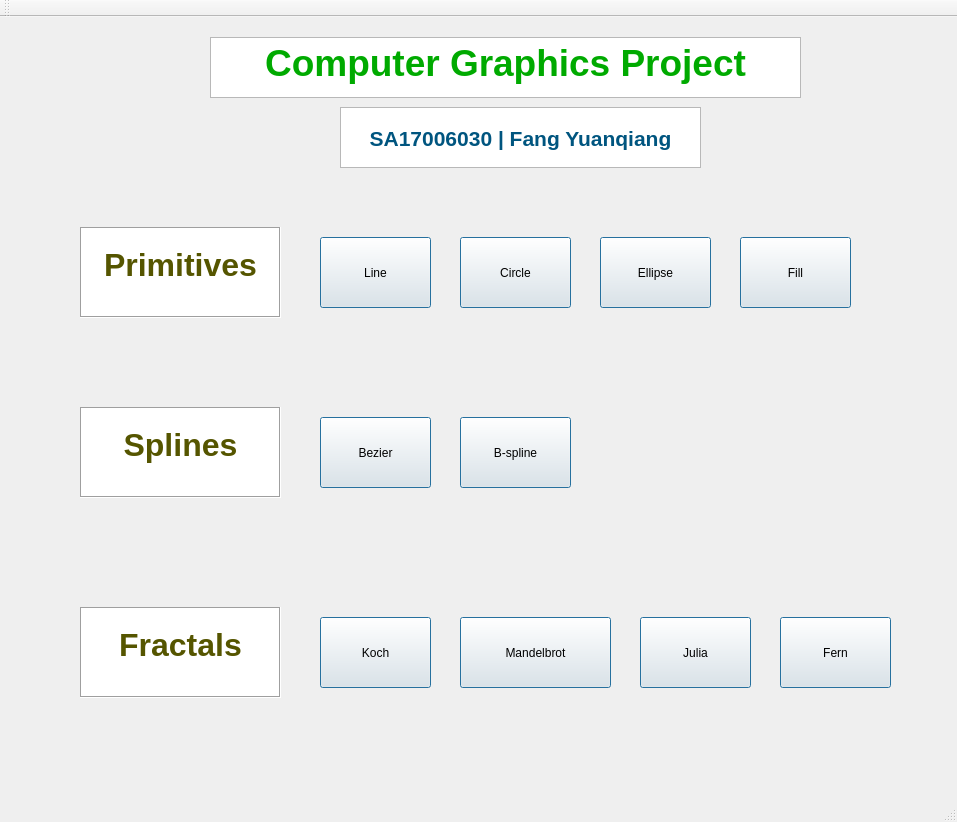
<?xml version="1.0" encoding="UTF-8"?>
<ui version="4.0">
 <class>MainWindowClass</class>
 <widget class="QMainWindow" name="MainWindowClass">
  <property name="geometry">
   <rect>
    <x>0</x>
    <y>0</y>
    <width>957</width>
    <height>822</height>
   </rect>
  </property>
  <property name="windowTitle">
   <string>MainWindow</string>
  </property>
  <widget class="QWidget" name="centralWidget">
   <widget class="QPushButton" name="Line">
    <property name="geometry">
     <rect>
      <x>320</x>
      <y>220</y>
      <width>111</width>
      <height>71</height>
     </rect>
    </property>
    <property name="text">
     <string>Line</string>
    </property>
    <property name="autoDefault">
     <bool>false</bool>
    </property>
    <property name="default">
     <bool>true</bool>
    </property>
    <property name="flat">
     <bool>false</bool>
    </property>
   </widget>
   <widget class="QPushButton" name="Fern">
    <property name="geometry">
     <rect>
      <x>780</x>
      <y>600</y>
      <width>111</width>
      <height>71</height>
     </rect>
    </property>
    <property name="text">
     <string>Fern</string>
    </property>
    <property name="autoDefault">
     <bool>false</bool>
    </property>
    <property name="default">
     <bool>true</bool>
    </property>
    <property name="flat">
     <bool>false</bool>
    </property>
   </widget>
   <widget class="QPushButton" name="Fill">
    <property name="geometry">
     <rect>
      <x>740</x>
      <y>220</y>
      <width>111</width>
      <height>71</height>
     </rect>
    </property>
    <property name="text">
     <string>Fill</string>
    </property>
    <property name="autoDefault">
     <bool>false</bool>
    </property>
    <property name="default">
     <bool>true</bool>
    </property>
    <property name="flat">
     <bool>false</bool>
    </property>
   </widget>
   <widget class="QTextBrowser" name="textBrowser_4">
    <property name="geometry">
     <rect>
      <x>80</x>
      <y>390</y>
      <width>201</width>
      <height>91</height>
     </rect>
    </property>
    <property name="cursor" stdset="0">
     <cursorShape>ArrowCursor</cursorShape>
    </property>
    <property name="frameShape">
     <enum>QFrame::Box</enum>
    </property>
    <property name="html">
     <string>&lt;!DOCTYPE HTML PUBLIC &quot;-//W3C//DTD HTML 4.0//EN&quot; &quot;http://www.w3.org/TR/REC-html40/strict.dtd&quot;&gt;
&lt;html&gt;&lt;head&gt;&lt;meta name=&quot;qrichtext&quot; content=&quot;1&quot; /&gt;&lt;style type=&quot;text/css&quot;&gt;
p, li { white-space: pre-wrap; }
&lt;/style&gt;&lt;/head&gt;&lt;body style=&quot; font-family:'SimSun'; font-size:9pt; font-weight:400; font-style:normal;&quot;&gt;
&lt;p align=&quot;center&quot; style=&quot;-qt-paragraph-type:empty; margin-top:0px; margin-bottom:0px; margin-left:0px; margin-right:0px; -qt-block-indent:0; text-indent:0px;&quot;&gt;&lt;br /&gt;&lt;/p&gt;
&lt;p align=&quot;center&quot; style=&quot; margin-top:0px; margin-bottom:0px; margin-left:0px; margin-right:0px; -qt-block-indent:0; text-indent:0px;&quot;&gt;&lt;span style=&quot; font-size:24pt; font-weight:600; color:#555500;&quot;&gt;Splines&lt;/span&gt;&lt;/p&gt;&lt;/body&gt;&lt;/html&gt;</string>
    </property>
   </widget>
   <widget class="QPushButton" name="Julia">
    <property name="geometry">
     <rect>
      <x>640</x>
      <y>600</y>
      <width>111</width>
      <height>71</height>
     </rect>
    </property>
    <property name="text">
     <string>Julia</string>
    </property>
    <property name="autoDefault">
     <bool>false</bool>
    </property>
    <property name="default">
     <bool>true</bool>
    </property>
    <property name="flat">
     <bool>false</bool>
    </property>
   </widget>
   <widget class="QPushButton" name="Circle">
    <property name="geometry">
     <rect>
      <x>460</x>
      <y>220</y>
      <width>111</width>
      <height>71</height>
     </rect>
    </property>
    <property name="text">
     <string>Circle</string>
    </property>
    <property name="autoDefault">
     <bool>false</bool>
    </property>
    <property name="default">
     <bool>true</bool>
    </property>
    <property name="flat">
     <bool>false</bool>
    </property>
   </widget>
   <widget class="QPushButton" name="Bezier">
    <property name="geometry">
     <rect>
      <x>320</x>
      <y>400</y>
      <width>111</width>
      <height>71</height>
     </rect>
    </property>
    <property name="text">
     <string>Bezier</string>
    </property>
    <property name="autoDefault">
     <bool>false</bool>
    </property>
    <property name="default">
     <bool>true</bool>
    </property>
    <property name="flat">
     <bool>false</bool>
    </property>
   </widget>
   <widget class="QTextBrowser" name="textBrowser_2">
    <property name="geometry">
     <rect>
      <x>340</x>
      <y>90</y>
      <width>361</width>
      <height>61</height>
     </rect>
    </property>
    <property name="html">
     <string>&lt;!DOCTYPE HTML PUBLIC &quot;-//W3C//DTD HTML 4.0//EN&quot; &quot;http://www.w3.org/TR/REC-html40/strict.dtd&quot;&gt;
&lt;html&gt;&lt;head&gt;&lt;meta name=&quot;qrichtext&quot; content=&quot;1&quot; /&gt;&lt;style type=&quot;text/css&quot;&gt;
p, li { white-space: pre-wrap; }
&lt;/style&gt;&lt;/head&gt;&lt;body style=&quot; font-family:'SimSun'; font-size:9pt; font-weight:400; font-style:normal;&quot;&gt;
&lt;p align=&quot;center&quot; style=&quot;-qt-paragraph-type:empty; margin-top:0px; margin-bottom:0px; margin-left:0px; margin-right:0px; -qt-block-indent:0; text-indent:0px;&quot;&gt;&lt;br /&gt;&lt;/p&gt;
&lt;p align=&quot;center&quot; style=&quot; margin-top:0px; margin-bottom:0px; margin-left:0px; margin-right:0px; -qt-block-indent:0; text-indent:0px;&quot;&gt;&lt;span style=&quot; font-size:16pt; font-weight:600; color:#00557f;&quot;&gt;SA17006030 | Fang Yuanqiang&lt;/span&gt;&lt;/p&gt;&lt;/body&gt;&lt;/html&gt;</string>
    </property>
   </widget>
   <widget class="QPushButton" name="Bspline">
    <property name="geometry">
     <rect>
      <x>460</x>
      <y>400</y>
      <width>111</width>
      <height>71</height>
     </rect>
    </property>
    <property name="text">
     <string>B-spline</string>
    </property>
    <property name="autoDefault">
     <bool>false</bool>
    </property>
    <property name="default">
     <bool>true</bool>
    </property>
    <property name="flat">
     <bool>false</bool>
    </property>
   </widget>
   <widget class="QTextBrowser" name="textBrowser_5">
    <property name="geometry">
     <rect>
      <x>80</x>
      <y>590</y>
      <width>201</width>
      <height>91</height>
     </rect>
    </property>
    <property name="cursor" stdset="0">
     <cursorShape>ArrowCursor</cursorShape>
    </property>
    <property name="frameShape">
     <enum>QFrame::Box</enum>
    </property>
    <property name="html">
     <string>&lt;!DOCTYPE HTML PUBLIC &quot;-//W3C//DTD HTML 4.0//EN&quot; &quot;http://www.w3.org/TR/REC-html40/strict.dtd&quot;&gt;
&lt;html&gt;&lt;head&gt;&lt;meta name=&quot;qrichtext&quot; content=&quot;1&quot; /&gt;&lt;style type=&quot;text/css&quot;&gt;
p, li { white-space: pre-wrap; }
&lt;/style&gt;&lt;/head&gt;&lt;body style=&quot; font-family:'SimSun'; font-size:9pt; font-weight:400; font-style:normal;&quot;&gt;
&lt;p align=&quot;center&quot; style=&quot;-qt-paragraph-type:empty; margin-top:0px; margin-bottom:0px; margin-left:0px; margin-right:0px; -qt-block-indent:0; text-indent:0px;&quot;&gt;&lt;br /&gt;&lt;/p&gt;
&lt;p align=&quot;center&quot; style=&quot; margin-top:0px; margin-bottom:0px; margin-left:0px; margin-right:0px; -qt-block-indent:0; text-indent:0px;&quot;&gt;&lt;span style=&quot; font-size:24pt; font-weight:600; color:#555500;&quot;&gt;Fractals&lt;/span&gt;&lt;/p&gt;&lt;/body&gt;&lt;/html&gt;</string>
    </property>
   </widget>
   <widget class="QTextBrowser" name="textBrowser_3">
    <property name="geometry">
     <rect>
      <x>80</x>
      <y>210</y>
      <width>201</width>
      <height>91</height>
     </rect>
    </property>
    <property name="cursor" stdset="0">
     <cursorShape>ArrowCursor</cursorShape>
    </property>
    <property name="frameShape">
     <enum>QFrame::Box</enum>
    </property>
    <property name="html">
     <string>&lt;!DOCTYPE HTML PUBLIC &quot;-//W3C//DTD HTML 4.0//EN&quot; &quot;http://www.w3.org/TR/REC-html40/strict.dtd&quot;&gt;
&lt;html&gt;&lt;head&gt;&lt;meta name=&quot;qrichtext&quot; content=&quot;1&quot; /&gt;&lt;style type=&quot;text/css&quot;&gt;
p, li { white-space: pre-wrap; }
&lt;/style&gt;&lt;/head&gt;&lt;body style=&quot; font-family:'SimSun'; font-size:9pt; font-weight:400; font-style:normal;&quot;&gt;
&lt;p align=&quot;center&quot; style=&quot;-qt-paragraph-type:empty; margin-top:0px; margin-bottom:0px; margin-left:0px; margin-right:0px; -qt-block-indent:0; text-indent:0px;&quot;&gt;&lt;br /&gt;&lt;/p&gt;
&lt;p align=&quot;center&quot; style=&quot; margin-top:0px; margin-bottom:0px; margin-left:0px; margin-right:0px; -qt-block-indent:0; text-indent:0px;&quot;&gt;&lt;span style=&quot; font-size:24pt; font-weight:600; color:#555500;&quot;&gt;Primitives&lt;/span&gt;&lt;/p&gt;&lt;/body&gt;&lt;/html&gt;</string>
    </property>
   </widget>
   <widget class="QTextBrowser" name="textBrowser">
    <property name="geometry">
     <rect>
      <x>210</x>
      <y>20</y>
      <width>591</width>
      <height>61</height>
     </rect>
    </property>
    <property name="frameShadow">
     <enum>QFrame::Raised</enum>
    </property>
    <property name="html">
     <string>&lt;!DOCTYPE HTML PUBLIC &quot;-//W3C//DTD HTML 4.0//EN&quot; &quot;http://www.w3.org/TR/REC-html40/strict.dtd&quot;&gt;
&lt;html&gt;&lt;head&gt;&lt;meta name=&quot;qrichtext&quot; content=&quot;1&quot; /&gt;&lt;style type=&quot;text/css&quot;&gt;
p, li { white-space: pre-wrap; }
&lt;/style&gt;&lt;/head&gt;&lt;body style=&quot; font-family:'SimSun'; font-size:9pt; font-weight:400; font-style:normal;&quot;&gt;
&lt;p align=&quot;center&quot; style=&quot; margin-top:0px; margin-bottom:0px; margin-left:0px; margin-right:0px; -qt-block-indent:0; text-indent:0px;&quot;&gt;&lt;span style=&quot; font-size:28pt; font-weight:600; color:#00aa00;&quot;&gt;Computer Graphics Project&lt;/span&gt;&lt;/p&gt;&lt;/body&gt;&lt;/html&gt;</string>
    </property>
   </widget>
   <widget class="QPushButton" name="Ellipse">
    <property name="geometry">
     <rect>
      <x>600</x>
      <y>220</y>
      <width>111</width>
      <height>71</height>
     </rect>
    </property>
    <property name="text">
     <string>Ellipse</string>
    </property>
    <property name="autoDefault">
     <bool>false</bool>
    </property>
    <property name="default">
     <bool>true</bool>
    </property>
    <property name="flat">
     <bool>false</bool>
    </property>
   </widget>
   <widget class="QPushButton" name="Koch">
    <property name="geometry">
     <rect>
      <x>320</x>
      <y>600</y>
      <width>111</width>
      <height>71</height>
     </rect>
    </property>
    <property name="text">
     <string>Koch</string>
    </property>
    <property name="autoDefault">
     <bool>false</bool>
    </property>
    <property name="default">
     <bool>true</bool>
    </property>
    <property name="flat">
     <bool>false</bool>
    </property>
   </widget>
   <widget class="QPushButton" name="Mandelbrot">
    <property name="geometry">
     <rect>
      <x>460</x>
      <y>600</y>
      <width>151</width>
      <height>71</height>
     </rect>
    </property>
    <property name="text">
     <string>Mandelbrot</string>
    </property>
    <property name="autoDefault">
     <bool>false</bool>
    </property>
    <property name="default">
     <bool>true</bool>
    </property>
    <property name="flat">
     <bool>false</bool>
    </property>
   </widget>
  </widget>
  <widget class="QMenuBar" name="menuBar">
   <property name="geometry">
    <rect>
     <x>0</x>
     <y>0</y>
     <width>957</width>
     <height>23</height>
    </rect>
   </property>
  </widget>
  <widget class="QToolBar" name="mainToolBar">
   <attribute name="toolBarArea">
    <enum>TopToolBarArea</enum>
   </attribute>
   <attribute name="toolBarBreak">
    <bool>false</bool>
   </attribute>
  </widget>
  <widget class="QStatusBar" name="statusBar"/>
 </widget>
 <layoutdefault spacing="6" margin="11"/>
 <resources>
  <include location="MainWindow.qrc"/>
 </resources>
 <connections>
  <connection>
   <sender>Line</sender>
   <signal>clicked()</signal>
   <receiver>MainWindowClass</receiver>
   <slot>Line_click()</slot>
   <hints>
    <hint type="sourcelabel">
     <x>320</x>
     <y>325</y>
    </hint>
    <hint type="destinationlabel">
     <x>220</x>
     <y>300</y>
    </hint>
   </hints>
  </connection>
  <connection>
   <sender>Circle</sender>
   <signal>clicked()</signal>
   <receiver>MainWindowClass</receiver>
   <slot>Circle_click()</slot>
   <hints>
    <hint type="sourcelabel">
     <x>460</x>
     <y>325</y>
    </hint>
    <hint type="destinationlabel">
     <x>212</x>
     <y>383</y>
    </hint>
   </hints>
  </connection>
  <connection>
   <sender>Ellipse</sender>
   <signal>clicked()</signal>
   <receiver>MainWindowClass</receiver>
   <slot>Ellipse_click()</slot>
   <hints>
    <hint type="sourcelabel">
     <x>600</x>
     <y>325</y>
    </hint>
    <hint type="destinationlabel">
     <x>201</x>
     <y>467</y>
    </hint>
   </hints>
  </connection>
  <connection>
   <sender>Fill</sender>
   <signal>clicked()</signal>
   <receiver>MainWindowClass</receiver>
   <slot>Fill_click()</slot>
   <hints>
    <hint type="sourcelabel">
     <x>740</x>
     <y>325</y>
    </hint>
    <hint type="destinationlabel">
     <x>136</x>
     <y>568</y>
    </hint>
   </hints>
  </connection>
  <connection>
   <sender>Bezier</sender>
   <signal>clicked()</signal>
   <receiver>MainWindowClass</receiver>
   <slot>Bezier_click()</slot>
   <hints>
    <hint type="sourcelabel">
     <x>371</x>
     <y>435</y>
    </hint>
    <hint type="destinationlabel">
     <x>413</x>
     <y>269</y>
    </hint>
   </hints>
  </connection>
  <connection>
   <sender>Bspline</sender>
   <signal>clicked()</signal>
   <receiver>MainWindowClass</receiver>
   <slot>Bspline_click()</slot>
   <hints>
    <hint type="sourcelabel">
     <x>460</x>
     <y>439</y>
    </hint>
    <hint type="destinationlabel">
     <x>337</x>
     <y>408</y>
    </hint>
   </hints>
  </connection>
  <connection>
   <sender>Bspline</sender>
   <signal>clicked()</signal>
   <receiver>MainWindowClass</receiver>
   <slot>Bspline_click()</slot>
   <hints>
    <hint type="sourcelabel">
     <x>522</x>
     <y>435</y>
    </hint>
    <hint type="destinationlabel">
     <x>610</x>
     <y>270</y>
    </hint>
   </hints>
  </connection>
  <connection>
   <sender>Mandelbrot</sender>
   <signal>clicked()</signal>
   <receiver>MainWindowClass</receiver>
   <slot>Mandelbrot_click()</slot>
   <hints>
    <hint type="sourcelabel">
     <x>557</x>
     <y>635</y>
    </hint>
    <hint type="destinationlabel">
     <x>624</x>
     <y>357</y>
    </hint>
   </hints>
  </connection>
  <connection>
   <sender>Julia</sender>
   <signal>clicked()</signal>
   <receiver>MainWindowClass</receiver>
   <slot>Julia_click()</slot>
   <hints>
    <hint type="sourcelabel">
     <x>640</x>
     <y>635</y>
    </hint>
    <hint type="destinationlabel">
     <x>607</x>
     <y>452</y>
    </hint>
   </hints>
  </connection>
  <connection>
   <sender>Fern</sender>
   <signal>clicked()</signal>
   <receiver>MainWindowClass</receiver>
   <slot>Fern_click()</slot>
   <hints>
    <hint type="sourcelabel">
     <x>780</x>
     <y>635</y>
    </hint>
    <hint type="destinationlabel">
     <x>536</x>
     <y>575</y>
    </hint>
   </hints>
  </connection>
  <connection>
   <sender>Koch</sender>
   <signal>clicked()</signal>
   <receiver>MainWindowClass</receiver>
   <slot>Koch_click()</slot>
   <hints>
    <hint type="sourcelabel">
     <x>362</x>
     <y>704</y>
    </hint>
    <hint type="destinationlabel">
     <x>366</x>
     <y>728</y>
    </hint>
   </hints>
  </connection>
 </connections>
 <slots>
  <slot>Line_click()</slot>
  <slot>Circle_click()</slot>
  <slot>Ellipse_click()</slot>
  <slot>Fill_click()</slot>
  <slot>Bezier_click()</slot>
  <slot>Bspline_click()</slot>
  <slot>Mandelbrot_click()</slot>
  <slot>Julia_click()</slot>
  <slot>Fern_click()</slot>
  <slot>Koch_click()</slot>
 </slots>
</ui>
